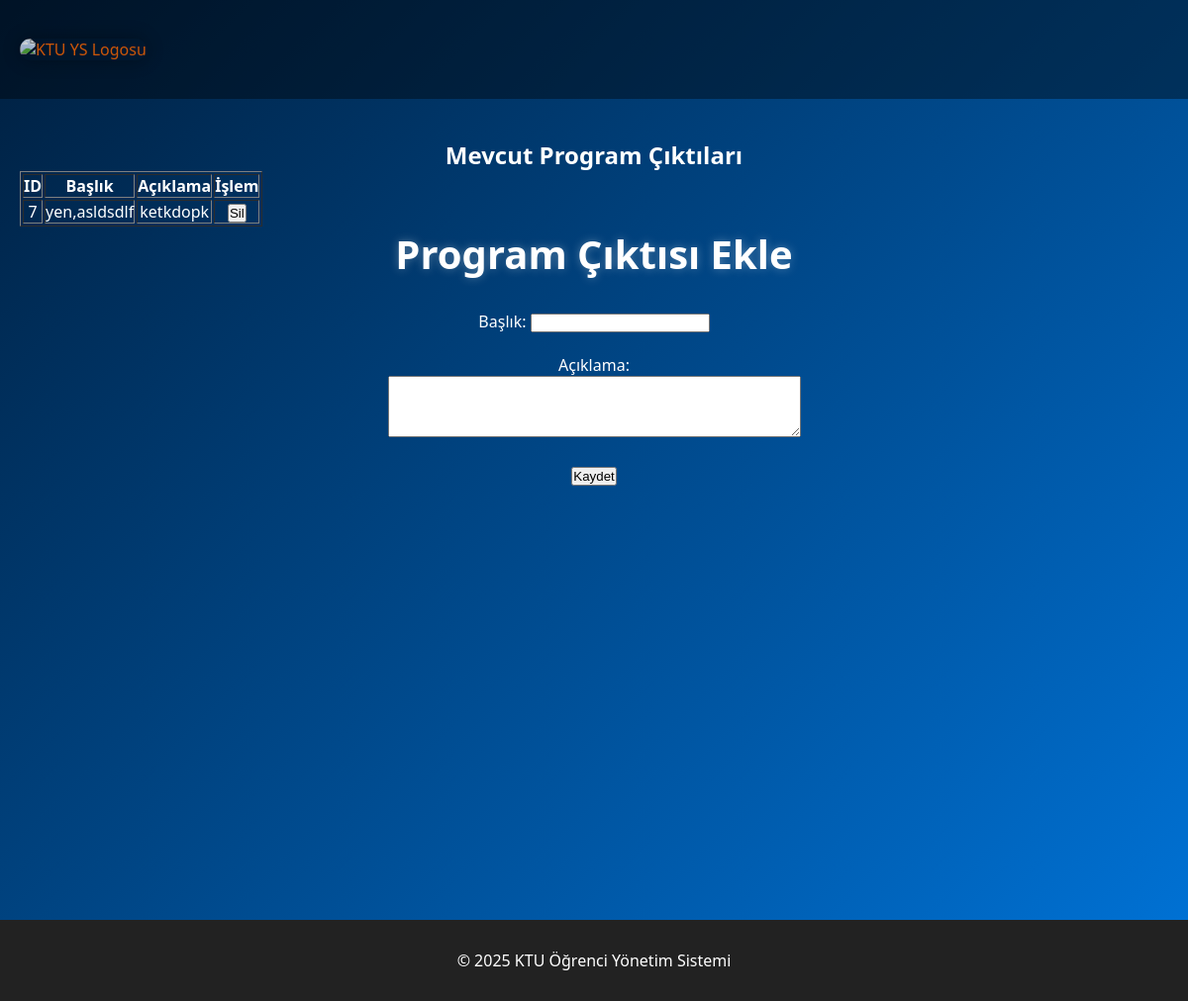
/pc_ekle (signed in), run on an earlier commit of the app's database.
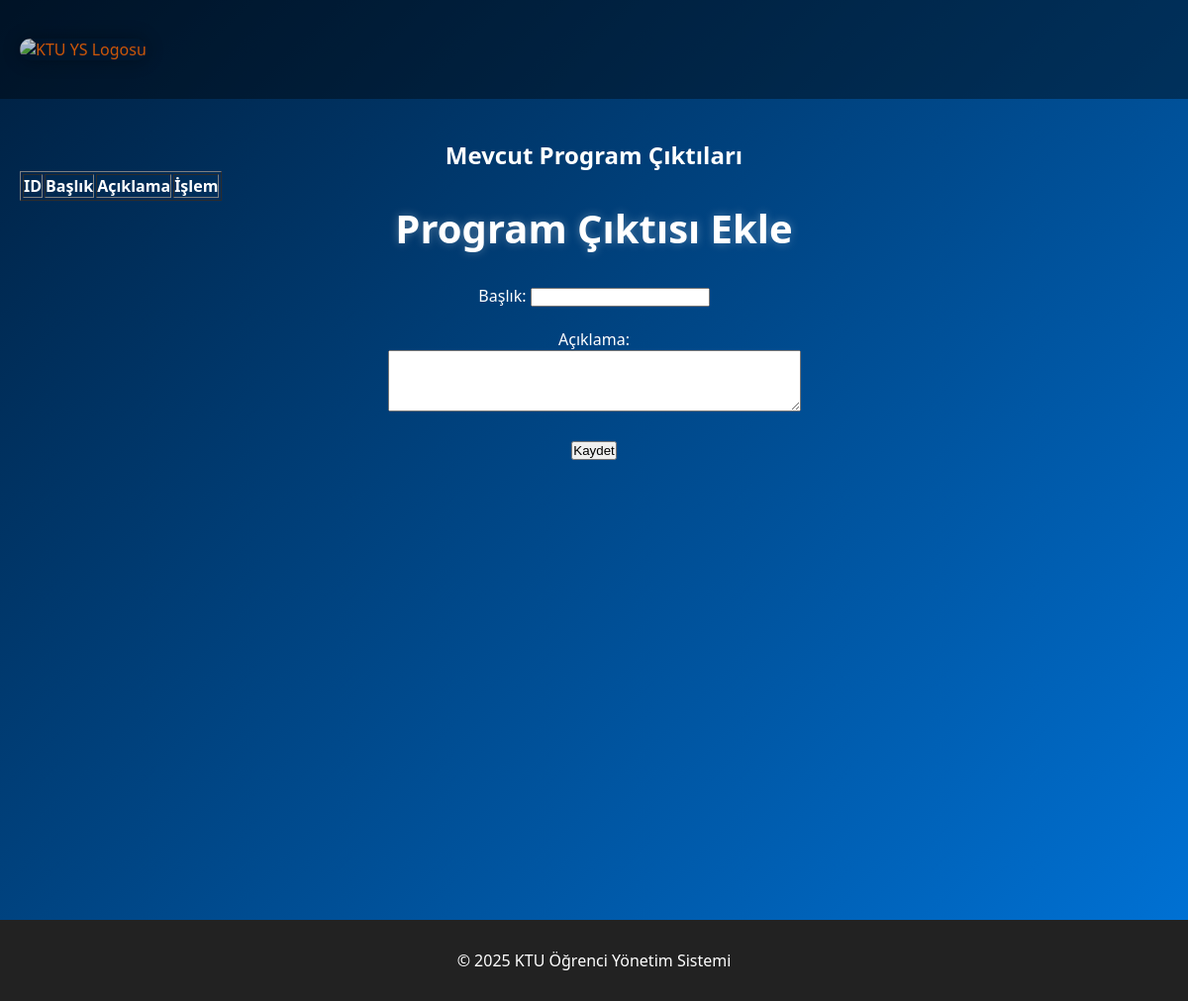
And on a later commit of the database.
### models.py (models this page shows)
class PC(db.Model):
    __tablename__ = 'pc'
    pcID = db.Column(db.Integer, primary_key=True, autoincrement=True)
    baslik = db.Column(db.String, nullable=False)
    aciklama = db.Column(db.String, nullable=False)

### app.py (the view, shortened to what this page needs)
@app.route('/pc_ekle', methods=['GET', 'POST'])
def pc_ekle():
    if 'rol' not in session or session['rol'] != 'yonetici':
        flash("Yetkisiz giriş.")
        return redirect(url_for('ygiris'))
    pc_listesi = PC.query.all()
    return render_template('pc_ekle.html', pc_listesi=pc_listesi)

### templates/pc_ekle.html (shortened to what this page needs)
<!DOCTYPE html>
<html lang="tr">
<head>
  <link rel="stylesheet" href="{{ url_for('static', filename='style.css') }}">
</head>
<body>
  <header class="header">
    <div class="logo-container"><a href="{{ url_for('index') }}">
      <img src="https://pu.ktu.edu.tr/pluginfile.php/1/theme_remui/logo/1713768117/KT%C3%9C%20Logo%201A.png" alt="KTU YS Logosu">
    </a></div>
  </header>
  <div class="container">
<h2>Mevcut Program Çıktıları</h2>
<table border="1">
  <tr>
    <th>ID</th>
    <th>Başlık</th>
    <th>Açıklama</th>
    <th>İşlem</th>
  </tr>
  {% for pc in pc_listesi %}
  <tr>
    <td>{{ pc.pcID }}</td>
    <td>{{ pc.baslik }}</td>
    <td>{{ pc.aciklama }}</td>
    <td>
      <form method="POST" action="{{ url_for('pc_sil', pcID=pc.pcID) }}" onsubmit="return confirm('Bu program çıktısını silmek istediğine emin misin?');">
        <button type="submit">Sil</button>
      </form>
    </td>
  </tr>
  {% endfor %}
</table>
 <h1>Program Çıktısı Ekle</h1>
  <form method="POST" action="{{ url_for('pcekle') }}">
    <label for="baslik">Başlık:</label>
    <input type="text" id="baslik" name="baslik" required><br><br>
    <label for="aciklama">Açıklama:</label><br>
    <textarea id="aciklama" name="aciklama" rows="4" cols="50" required></textarea><br><br>
    <button type="submit">Kaydet</button>
  </form>
  </div>
  <footer class="footer">
    <p>&copy; 2025 KTU Öğrenci Yönetim Sistemi</p>
  </footer>
</body>
</html>

What changed in the data, as far as the page shows it:
removed PC: pcID "7", baslik "yen,asldsdlf", aciklama "ketkdopk"
